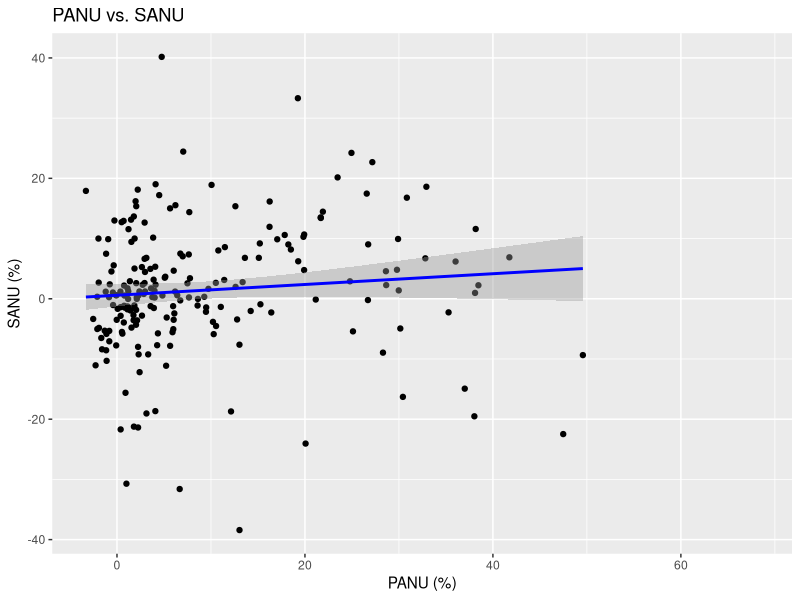
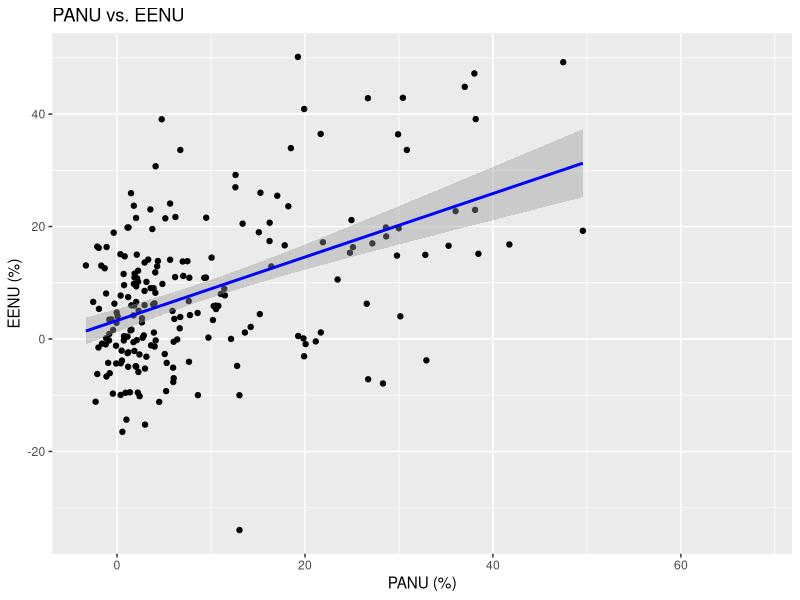
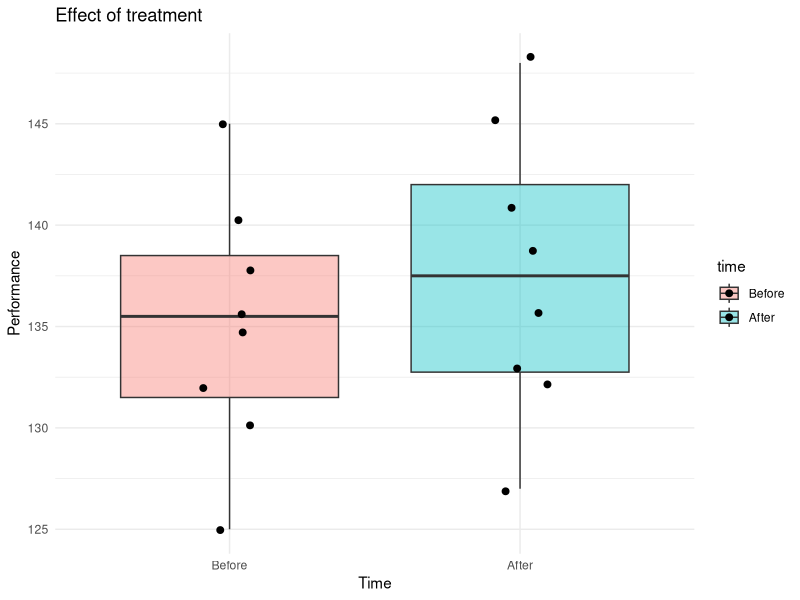
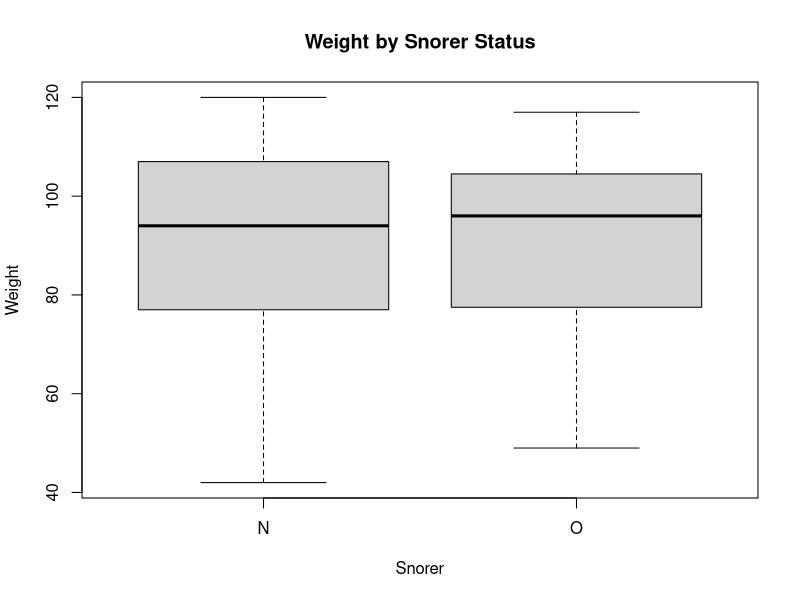
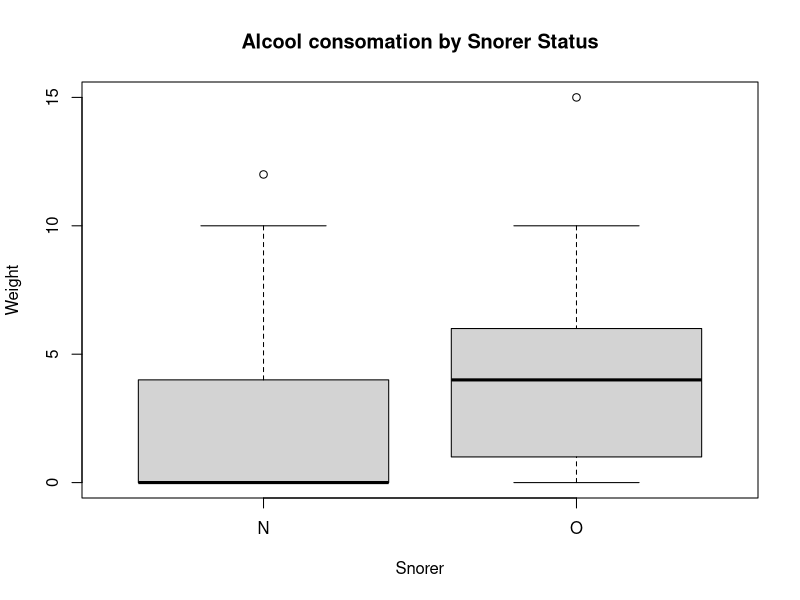
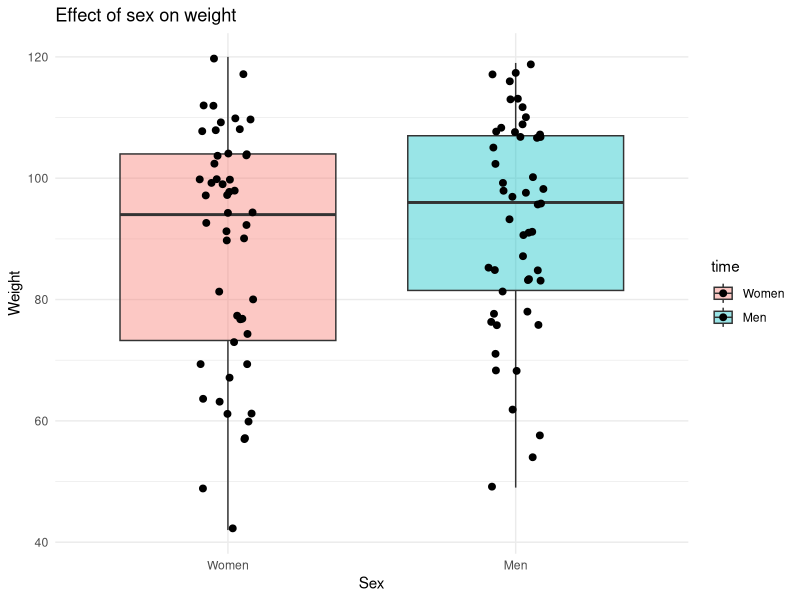

Generate these figures, in order, with R: (Note: this script raises an error after producing the figures.)
## ---- chunk 1
nonuse <- read.csv("data/test_data/NonUse.csv", sep=",", header=TRUE)
head(nonuse)
summary(nonuse)
## ---- chunk 2
cor.test(nonuse$PANU, nonuse$SANU, method = "spearman")
## ---- chunk 3
cor.test(nonuse$PANU, nonuse$EENU, method = "spearman")
## ---- chunk 4
library(ggplot2)
ggplot(nonuse, aes(x=PANU, y=SANU)) +
  geom_point() +
  geom_smooth(method='lm', formula= y~x, color='blue', se=T) +
  # xlim(-10, 60) +
  # ylim(-50, 50) +
  
labs(title="PANU vs. SANU", x="PANU (%)", y="SANU (%)")
## ---- chunk 5

ggplot(nonuse, aes(x=PANU, y=EENU)) +
  geom_point() +
  geom_smooth(method='lm', formula= y~x, color='blue', se=T) +
  # xlim(-10, 60) +
  # ylim(-50, 50) +
  
labs(title="PANU vs. EENU", x="PANU (%)", y="EENU (%)")
## ---- chunk 6
lm_sanu <- lm(SANU ~ PANU, data=nonuse)
summary(lm_sanu)
coef(lm_sanu)
slope_1 <- coef(lm_sanu)[2]
intercept_1 <- coef(lm_sanu)[1] #?
cat("Regression equation: SANU=", slope_1, "PANU +", intercept_1, "\n")
## ---- chunk 7
lm_eenu <- lm(EENU ~ PANU, data=nonuse)
summary(lm_eenu)
coef(lm_eenu)
slope_2 <- coef(lm_eenu)[2]
intercept_2 <- coef(lm_eenu)[1] 
cat("Regression equation: EENU=", slope_2, "PANU +", intercept_2, "\n")
## ---- chunk 8
a <- 1 / slope_1
b <- -intercept_1 / slope_1

cat("Regression equation : PANU =", a, "* SANU +", b, "\n")

# PANU = a*EENU + b
a <- 1 / slope_2
b <- -intercept_2 / slope_2

cat("Regression equation : PANU =", a, "* EENU +", b, "\n")
## ---- chunk 9
prepost <- read.csv("data/test_data/PrePost.csv", sep=",", header=TRUE)
head(prepost)
summary(prepost)
## ---- chunk 10
before = prepost$perf[prepost$time=="Before"]
after = prepost$perf[prepost$time=="After"]

diff <- after - before
shapiro.test(diff)
## ---- chunk 11
resultat <- t.test(before, after, paired = TRUE)

resultat
## ---- chunk 12
df_plot <- data.frame(
  value = c(before, after),
  time  = factor(rep(c("Before", "After"), each = length(before)),
                 levels = c("Before", "After"))
)

library(ggplot2)
ggplot(df_plot, aes(x = time, y = value, fill = time)) +
  geom_boxplot(alpha = 0.4) +
  geom_jitter(width = 0.1, size = 2) +
  labs(title = "Effect of treatment",
       x = "Time", y = "Performance") +
  theme_minimal()
## ---- chunk 13
data_s <- read.table("data/test_data/snore.txt", header = TRUE)
head(data_s)
summary(data_s)
## ---- chunk 14
weight = data_s$weight
shapiro.test(weight)
## ---- chunk 15
boxplot(weight ~ snore, data = data_s,
        main = "Weight by Snorer Status",
        xlab = "Snorer", ylab = "Weight")

wilcox.test(weight ~ snore, data = data_s)
## ---- chunk 16
alcool = data_s$alcool
shapiro.test(alcool)
## ---- chunk 17
boxplot(alcool ~ snore, data = data_s,
        main = "Alcool consomation by Snorer Status",
        xlab = "Snorer", ylab = "Weight")

wilcox.test(alcool ~ snore, data = data_s)
## ---- chunk 18
men = data_s$weight[data_s$sex=="H"]
women = data_s$weight[data_s$sex=="F"]

diff_HF = women - men
shapiro.test(diff_HF)
## ---- chunk 19
resultat <- t.test(women, men, paired = FALSE)
resultat
## ---- chunk 20
w_plot <- data.frame(
  value = c(women, men),
  time  = factor(rep(c("Women", "Men"), each = length(women)),
                 levels = c("Women", "Men"))
)

library(ggplot2)
ggplot(w_plot, aes(x = time, y = value, fill = time)) +
  geom_boxplot(alpha = 0.4) +
  geom_jitter(width = 0.1, size = 2) +
  labs(title = "Effect of sex on weight",
       x = "Sex", y = "Weight") +
  theme_minimal()
## ---- chunk 21
tab <- table(snore$sex, snore$tabac)
tab

# Chi-square test
chisq.test(tab)
